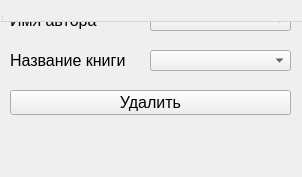
<?xml version="1.0" encoding="UTF-8"?>
<ui version="4.0">
 <class>MainWindow</class>
 <widget class="QWidget" name="MainWindow">
  <property name="geometry">
   <rect>
    <x>0</x>
    <y>0</y>
    <width>302</width>
    <height>177</height>
   </rect>
  </property>
  <property name="windowTitle">
   <string>MainWindow</string>
  </property>
  <widget class="QWidget" name="centralwidget">
   <widget class="QLabel" name="label">
    <property name="geometry">
     <rect>
      <x>10</x>
      <y>10</y>
      <width>101</width>
      <height>21</height>
     </rect>
    </property>
    <property name="font">
     <font>
      <pointsize>12</pointsize>
     </font>
    </property>
    <property name="text">
     <string>Имя автора</string>
    </property>
   </widget>
   <widget class="QComboBox" name="box_author_del">
    <property name="geometry">
     <rect>
      <x>150</x>
      <y>10</y>
      <width>141</width>
      <height>21</height>
     </rect>
    </property>
   </widget>
   <widget class="QLabel" name="label_2">
    <property name="geometry">
     <rect>
      <x>10</x>
      <y>50</y>
      <width>141</width>
      <height>21</height>
     </rect>
    </property>
    <property name="font">
     <font>
      <pointsize>12</pointsize>
     </font>
    </property>
    <property name="text">
     <string>Название книги</string>
    </property>
   </widget>
   <widget class="QComboBox" name="box_book_del">
    <property name="geometry">
     <rect>
      <x>150</x>
      <y>50</y>
      <width>141</width>
      <height>21</height>
     </rect>
    </property>
   </widget>
   <widget class="QPushButton" name="btn_del_ba">
    <property name="geometry">
     <rect>
      <x>10</x>
      <y>90</y>
      <width>281</width>
      <height>25</height>
     </rect>
    </property>
    <property name="font">
     <font>
      <pointsize>12</pointsize>
     </font>
    </property>
    <property name="text">
     <string>Удалить</string>
    </property>
   </widget>
  </widget>
  <widget class="QMenuBar" name="menubar">
   <property name="geometry">
    <rect>
     <x>0</x>
     <y>0</y>
     <width>302</width>
     <height>22</height>
    </rect>
   </property>
  </widget>
  <widget class="QStatusBar" name="statusbar"/>
 </widget>
 <resources/>
 <connections/>
</ui>
